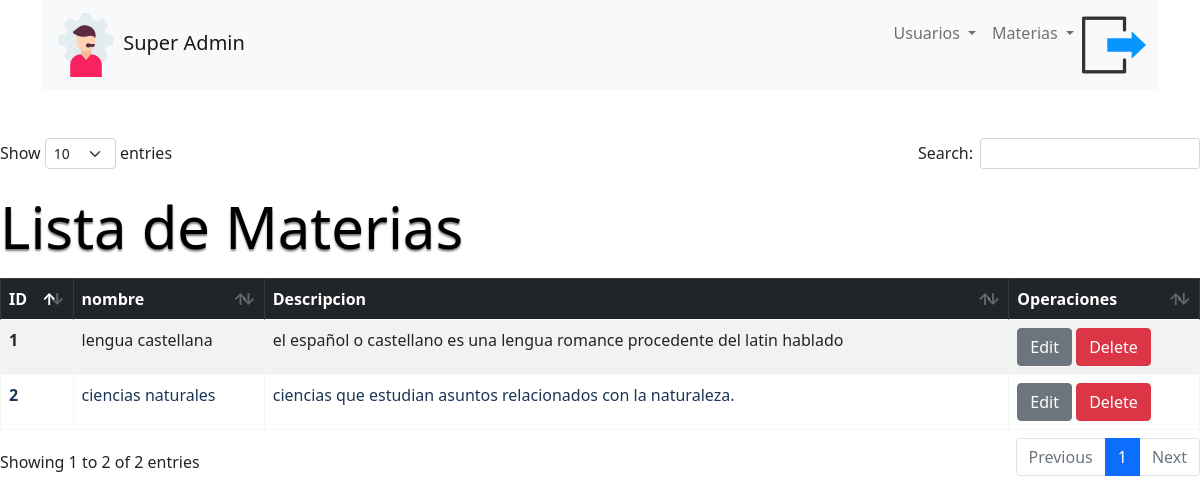
The page /consultarMat (signed in) on the database its author committed.
### tables this page shows
CREATE TABLE materias (
	idMateria INTEGER PRIMARY KEY AUTOINCREMENT   NOT NULL ,
	nombre VARCHAR(50) NOT NULL ,
	descripcion VARCHAR(150) NOT NULL 
);

### app.py (the view)
@app.route('/consultarMat')
def consultarMat():
    db = get_db()
    cur = db.cursor()
    sQuery = "SELECT * FROM materias"
    cur.execute(sQuery)
    data = cur.fetchall()
    cur.close()
    return render_template("superadmin/consultarMat.html", materias = data)

### app.py (called while the page is built)
@app.before_request
def antes_de_cada_ruta():
    ruta = request.path
    if not 'usuario' in session and ruta != "/login" and ruta != "/" and ruta != "/logout" and not ruta.startswith("/static"):
        flash("Inicia sesión para continuar")
        return redirect("/login")

### conexion.py (called while the page is built)
def get_db():
    try:
        if 'db' not in g:
            g.db=sqlite3.connect(DATABASES)
        return g.db
    except Error:
        print(Error)

### templates/superadmin/consultarMat.html (shortened to what this page needs)
{% extends 'base2.html' %}
{% block body %}
<div class="table-responsive mt-5">
<table id="consultaMat" class="table caption-top table-color table-striped table-bordered">
    <caption class="section-title-two">Lista de Materias</caption>
    <thead>
      <tr class="table-dark">
        <th scope="col">ID</th>
        <th scope="col">nombre</th>
        <th scope="col">Descripcion</th>
        <th scope="col">Operaciones</th>
      </tr>
    </thead>
    <tbody>
        {% for materia in materias %}
        <tr>
            <th scope="row">{{ materia[0] }}</th>
            <td>{{ materia[1] }}</td>
            <td>{{ materia[2] }}</td>
            <td>
                <a href="/editMat/{{ materia.0 }}" class="btn btn-secondary">Edit</a>
                <a href="/deleteMat/{{ materia.0 }}" class="btn btn-danger btn-delete">Delete</a>
            </td>
        </tr>
        {% endfor %}
    </tbody>
  </table>
</div>
{% endblock %}

### static/css/main.css (style rules this page uses)
.section-title-two { font-size: clamp(1.2rem,calc(1rem + 3.5vw),4rem); text-shadow: 0 2px 2px rgba(0,0,0,.5); color: black; }
.table-color { color: #1d3557; border-color: #f1faee; }

### static/js/datatables.css (style rules this page uses)
table.dataTable { clear: both; margin-top: 6px !important; margin-bottom: 6px !important; max-width: none !important; border-collapse: separate !important; border-spacing: 0; }
table.dataTable td, table.dataTable th { -webkit-box-sizing: content-box; box-sizing: content-box; }
table.dataTable > thead > tr > th:not(.sorting_disabled), table.dataTable > thead > tr > td:not(.sorting_disabled) { padding-right: 30px; }
table.dataTable > thead .sorting, table.dataTable > thead .sorting_asc, table.dataTable > thead .sorting_desc, table.dataTable > thead .sorting_asc_disabled, table.dataTable > thead .sorting_desc_disabled { cursor: pointer; position: relative; }
table.dataTable > thead .sorting:before, table.dataTable > thead .sorting:after, table.dataTable > thead .sorting_asc:before, table.dataTable > thead .sorting_asc:after, table.dataTable > thead .sorting_desc:before, table.dataTable > thead .sorting_desc:after, table.dataTable > thead .sorting_asc_disabled:before, table.dataTable > thead .sorting_asc_disabled:after, table.dataTable > thead .sorting_desc_disabled:before, table.dataTable > thead .sorting_desc_disabled:after { position: absolute; bottom: 0.5em; display: block; opacity: 0.3; }
table.dataTable > thead .sorting:before, table.dataTable > thead .sorting_asc:before, table.dataTable > thead .sorting_desc:before, table.dataTable > thead .sorting_asc_disabled:before, table.dataTable > thead .sorting_desc_disabled:before { right: 1em; content: "↑"; }
table.dataTable > thead .sorting:after, table.dataTable > thead .sorting_asc:after, table.dataTable > thead .sorting_desc:after, table.dataTable > thead .sorting_asc_disabled:after, table.dataTable > thead .sorting_desc_disabled:after { right: 0.5em; content: "↓"; }
table.dataTable > thead .sorting_asc:before, table.dataTable > thead .sorting_desc:after { opacity: 1; }
table.table-bordered.dataTable { border-right-width: 0; }
table.table-bordered.dataTable thead tr:first-child th, table.table-bordered.dataTable thead tr:first-child td { border-top-width: 1px; }
table.table-bordered.dataTable th, table.table-bordered.dataTable td { border-left-width: 0; }
table.table-bordered.dataTable th:first-child, table.table-bordered.dataTable th:first-child, table.table-bordered.dataTable td:first-child, table.table-bordered.dataTable td:first-child { border-left-width: 1px; }
table.table-bordered.dataTable th:last-child, table.table-bordered.dataTable th:last-child, table.table-bordered.dataTable td:last-child, table.table-bordered.dataTable td:last-child { border-right-width: 1px; }
table.table-bordered.dataTable th, table.table-bordered.dataTable td { border-bottom-width: 1px; }
table.dataTable.table-striped > tbody > tr:nth-of-type(2n+1) { --bs-table-accent-bg: transparent; }
table.dataTable.table-striped > tbody > tr.odd { --bs-table-accent-bg: var(--bs-table-striped-bg); }

### rows shown on the page
materias: idMateria "1", nombre "lengua castellana", descripcion "el español o castellano es una lengua romance procedente del latin hablado"
materias: idMateria "2", nombre "ciencias naturales", descripcion "ciencias que estudian asuntos relacionados con la naturaleza."
